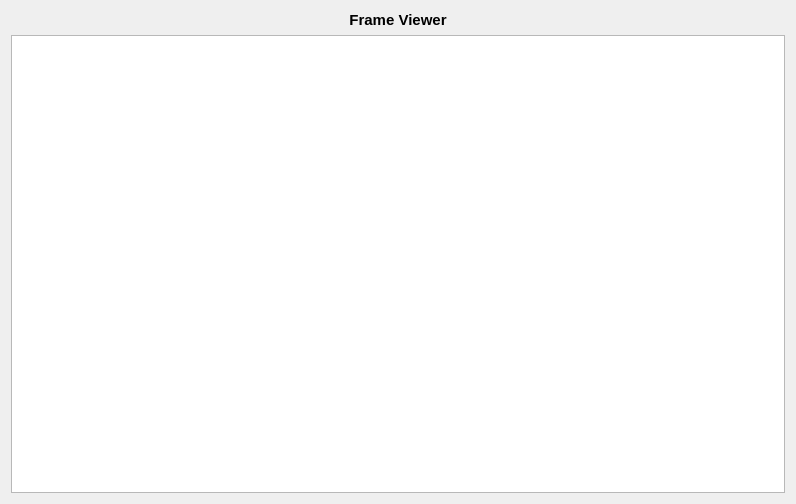
<?xml version="1.0" encoding="UTF-8"?>
<ui version="4.0">
 <class>frameViewer</class>
 <widget class="QWidget" name="frameViewer">
  <property name="geometry">
   <rect>
    <x>0</x>
    <y>0</y>
    <width>796</width>
    <height>504</height>
   </rect>
  </property>
  <property name="windowTitle">
   <string>Form</string>
  </property>
  <layout class="QVBoxLayout" name="verticalLayout">
   <item>
    <widget class="QLabel" name="widgetTitle">
     <property name="font">
      <font>
       <pointsize>11</pointsize>
       <weight>75</weight>
       <bold>true</bold>
      </font>
     </property>
     <property name="text">
      <string>Frame Viewer</string>
     </property>
     <property name="alignment">
      <set>Qt::AlignCenter</set>
     </property>
    </widget>
   </item>
   <item>
    <widget class="QTableWidget" name="msgTable">
     <property name="styleSheet">
      <string notr="true"/>
     </property>
    </widget>
   </item>
  </layout>
 </widget>
 <resources/>
 <connections/>
</ui>
